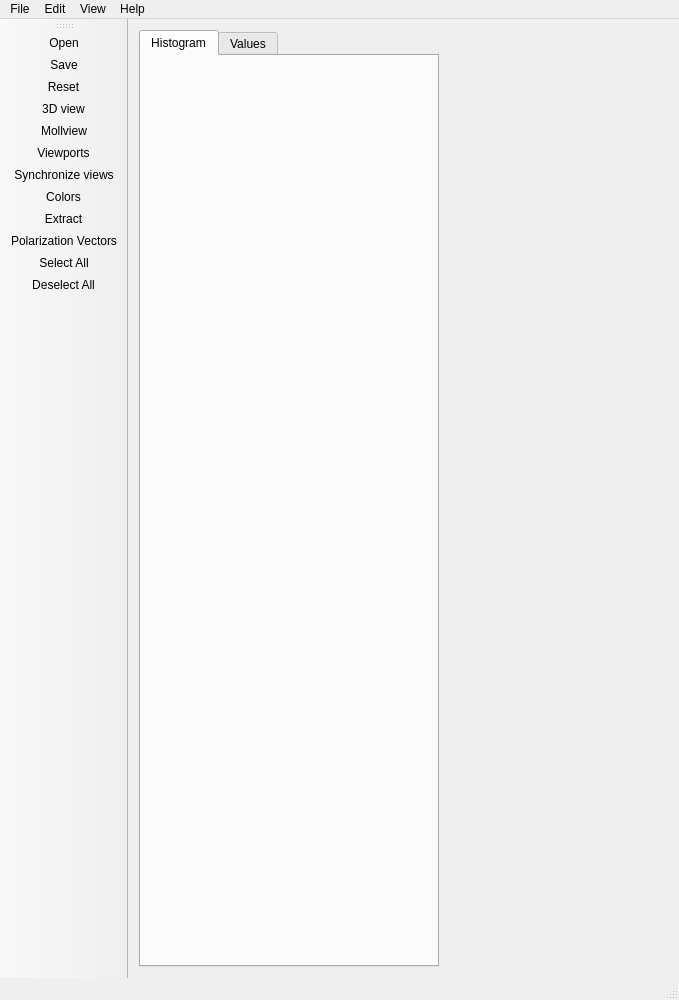
<?xml version="1.0" encoding="UTF-8"?>
<ui version="4.0">
 <class>MainWindow</class>
 <widget class="QMainWindow" name="MainWindow">
  <property name="geometry">
   <rect>
    <x>0</x>
    <y>0</y>
    <width>679</width>
    <height>1000</height>
   </rect>
  </property>
  <property name="minimumSize">
   <size>
    <width>0</width>
    <height>0</height>
   </size>
  </property>
  <property name="windowTitle">
   <string>Healpix Viewer</string>
  </property>
  <property name="windowIcon">
   <iconset resource="icons.qrc">
    <normaloff>:/images/icons/3dview.gif</normaloff>:/images/icons/3dview.gif</iconset>
  </property>
  <widget class="QWidget" name="centralWidget">
   <property name="sizePolicy">
    <sizepolicy hsizetype="Expanding" vsizetype="Expanding">
     <horstretch>0</horstretch>
     <verstretch>0</verstretch>
    </sizepolicy>
   </property>
   <property name="styleSheet">
    <string notr="true"/>
   </property>
   <layout class="QVBoxLayout" name="verticalLayout">
    <item>
     <widget class="QSplitter" name="splitter">
      <property name="sizePolicy">
       <sizepolicy hsizetype="Expanding" vsizetype="Expanding">
        <horstretch>0</horstretch>
        <verstretch>0</verstretch>
       </sizepolicy>
      </property>
      <property name="minimumSize">
       <size>
        <width>0</width>
        <height>0</height>
       </size>
      </property>
      <property name="lineWidth">
       <number>0</number>
      </property>
      <property name="orientation">
       <enum>Qt::Horizontal</enum>
      </property>
      <property name="opaqueResize">
       <bool>true</bool>
      </property>
      <property name="childrenCollapsible">
       <bool>true</bool>
      </property>
      <widget class="QTabWidget" name="tabWidget">
       <property name="sizePolicy">
        <sizepolicy hsizetype="Expanding" vsizetype="Expanding">
         <horstretch>2</horstretch>
         <verstretch>0</verstretch>
        </sizepolicy>
       </property>
       <property name="minimumSize">
        <size>
         <width>200</width>
         <height>0</height>
        </size>
       </property>
       <property name="maximumSize">
        <size>
         <width>300</width>
         <height>16777215</height>
        </size>
       </property>
       <property name="baseSize">
        <size>
         <width>100</width>
         <height>0</height>
        </size>
       </property>
       <property name="currentIndex">
        <number>0</number>
       </property>
       <widget class="QWidget" name="histogramTab">
        <property name="sizePolicy">
         <sizepolicy hsizetype="Expanding" vsizetype="Expanding">
          <horstretch>0</horstretch>
          <verstretch>0</verstretch>
         </sizepolicy>
        </property>
        <property name="maximumSize">
         <size>
          <width>300</width>
          <height>16777215</height>
         </size>
        </property>
        <attribute name="title">
         <string>Histogram</string>
        </attribute>
        <widget class="HistogramWidget" name="histogramControl" native="true">
         <property name="enabled">
          <bool>true</bool>
         </property>
         <property name="geometry">
          <rect>
           <x>0</x>
           <y>0</y>
           <width>300</width>
           <height>131</height>
          </rect>
         </property>
         <property name="sizePolicy">
          <sizepolicy hsizetype="Expanding" vsizetype="Expanding">
           <horstretch>0</horstretch>
           <verstretch>0</verstretch>
          </sizepolicy>
         </property>
         <property name="minimumSize">
          <size>
           <width>0</width>
           <height>0</height>
          </size>
         </property>
         <property name="maximumSize">
          <size>
           <width>300</width>
           <height>16777215</height>
          </size>
         </property>
         <property name="styleSheet">
          <string notr="true"/>
         </property>
        </widget>
       </widget>
       <widget class="QWidget" name="valuesTab">
        <property name="maximumSize">
         <size>
          <width>300</width>
          <height>16777215</height>
         </size>
        </property>
        <attribute name="title">
         <string>Values</string>
        </attribute>
       </widget>
      </widget>
     </widget>
    </item>
   </layout>
  </widget>
  <widget class="QMenuBar" name="menuBar">
   <property name="geometry">
    <rect>
     <x>0</x>
     <y>0</y>
     <width>679</width>
     <height>25</height>
    </rect>
   </property>
   <widget class="QMenu" name="menuFile">
    <property name="title">
     <string>File</string>
    </property>
    <addaction name="actionExit"/>
   </widget>
   <widget class="QMenu" name="menuEdit">
    <property name="title">
     <string>Edit</string>
    </property>
   </widget>
   <widget class="QMenu" name="menuView">
    <property name="title">
     <string>View</string>
    </property>
   </widget>
   <widget class="QMenu" name="menuAbout">
    <property name="title">
     <string>Help</string>
    </property>
    <addaction name="actionAbout"/>
   </widget>
   <addaction name="menuFile"/>
   <addaction name="menuEdit"/>
   <addaction name="menuView"/>
   <addaction name="menuAbout"/>
  </widget>
  <widget class="QStatusBar" name="statusBar"/>
  <widget class="QToolBar" name="toolBar">
   <property name="sizePolicy">
    <sizepolicy hsizetype="Fixed" vsizetype="Preferred">
     <horstretch>0</horstretch>
     <verstretch>0</verstretch>
    </sizepolicy>
   </property>
   <property name="minimumSize">
    <size>
     <width>40</width>
     <height>300</height>
    </size>
   </property>
   <property name="windowTitle">
    <string>ToolBar</string>
   </property>
   <property name="autoFillBackground">
    <bool>false</bool>
   </property>
   <attribute name="toolBarArea">
    <enum>LeftToolBarArea</enum>
   </attribute>
   <attribute name="toolBarBreak">
    <bool>false</bool>
   </attribute>
   <addaction name="actionOpen"/>
   <addaction name="actionSave"/>
   <addaction name="actionReset"/>
   <addaction name="action3Dview"/>
   <addaction name="actionMollview"/>
   <addaction name="actionViewports"/>
   <addaction name="actionSynchronize"/>
   <addaction name="actionColors"/>
   <addaction name="actionExtract"/>
   <addaction name="actionPolarizationVectors"/>
   <addaction name="actionSelectAll"/>
   <addaction name="actionDeselectAll"/>
  </widget>
  <action name="actionAbout">
   <property name="text">
    <string>About</string>
   </property>
   <property name="toolTip">
    <string>&amp;About</string>
   </property>
  </action>
  <action name="actionExit">
   <property name="text">
    <string>Exit</string>
   </property>
   <property name="toolTip">
    <string>&amp;Exit</string>
   </property>
  </action>
  <action name="actionOpen">
   <property name="text">
    <string>Open</string>
   </property>
   <property name="toolTip">
    <string>&amp;Open Map</string>
   </property>
  </action>
  <action name="actionSave">
   <property name="text">
    <string>Save</string>
   </property>
   <property name="toolTip">
    <string>&amp;Save</string>
   </property>
  </action>
  <action name="actionReset">
   <property name="text">
    <string>Reset</string>
   </property>
   <property name="toolTip">
    <string>&amp;Reset Views</string>
   </property>
  </action>
  <action name="action3Dview">
   <property name="icon">
    <iconset resource="icons.qrc">
     <normaloff>:/images/icons/3dview.gif</normaloff>:/images/icons/3dview.gif</iconset>
   </property>
   <property name="text">
    <string>3D view</string>
   </property>
   <property name="toolTip">
    <string>&amp;Switch to 3D</string>
   </property>
  </action>
  <action name="actionMollview">
   <property name="icon">
    <iconset resource="icons.qrc">
     <normaloff>:/images/icons/mollview.gif</normaloff>:/images/icons/mollview.gif</iconset>
   </property>
   <property name="text">
    <string>Mollview</string>
   </property>
   <property name="toolTip">
    <string>&amp;Switch to Mollview</string>
   </property>
  </action>
  <action name="actionViewports">
   <property name="icon">
    <iconset resource="icons.qrc">
     <normaloff>:/images/icons/viewports.gif</normaloff>:/images/icons/viewports.gif</iconset>
   </property>
   <property name="text">
    <string>Viewports</string>
   </property>
   <property name="toolTip">
    <string>&amp;Choose Viewports</string>
   </property>
  </action>
  <action name="actionSynchronize">
   <property name="checkable">
    <bool>true</bool>
   </property>
   <property name="icon">
    <iconset resource="icons.qrc">
     <normaloff>:/images/icons/sync.gif</normaloff>:/images/icons/sync.gif</iconset>
   </property>
   <property name="text">
    <string>Synchronize views</string>
   </property>
   <property name="toolTip">
    <string>&amp;Synchronize views</string>
   </property>
  </action>
  <action name="actionColors">
   <property name="checkable">
    <bool>true</bool>
   </property>
   <property name="icon">
    <iconset resource="icons.qrc">
     <normaloff>:/images/icons/colormap.gif</normaloff>:/images/icons/colormap.gif</iconset>
   </property>
   <property name="text">
    <string>Colors</string>
   </property>
   <property name="toolTip">
    <string>&amp;Select colors</string>
   </property>
  </action>
  <action name="actionExtract">
   <property name="icon">
    <iconset resource="icons.qrc">
     <normaloff>:/images/icons/extract.gif</normaloff>:/images/icons/extract.gif</iconset>
   </property>
   <property name="text">
    <string>Extract</string>
   </property>
   <property name="toolTip">
    <string>&amp;Extract ROI</string>
   </property>
  </action>
  <action name="actionSelectAll">
   <property name="icon">
    <iconset resource="icons.qrc">
     <normaloff>:/images/icons/selectall.gif</normaloff>:/images/icons/selectall.gif</iconset>
   </property>
   <property name="text">
    <string>Select All</string>
   </property>
   <property name="toolTip">
    <string>&amp;Select All Viewports</string>
   </property>
  </action>
  <action name="actionDeselectAll">
   <property name="icon">
    <iconset resource="icons.qrc">
     <normaloff>:/images/icons/deselectall.gif</normaloff>:/images/icons/deselectall.gif</iconset>
   </property>
   <property name="text">
    <string>Deselect All</string>
   </property>
   <property name="toolTip">
    <string>&amp;Deselect All</string>
   </property>
  </action>
  <action name="actionPolarizationVectors">
   <property name="checkable">
    <bool>true</bool>
   </property>
   <property name="icon">
    <iconset resource="icons.qrc">
     <normaloff>:/images/icons/polvectors.gif</normaloff>:/images/icons/polvectors.gif</iconset>
   </property>
   <property name="text">
    <string>Polarization Vectors</string>
   </property>
   <property name="toolTip">
    <string>&amp;Show/Hide Polarization Vectors</string>
   </property>
  </action>
 </widget>
 <layoutdefault spacing="6" margin="11"/>
 <customwidgets>
  <customwidget>
   <class>HistogramWidget</class>
   <extends>QWidget</extends>
   <header>histogramwidget.h</header>
   <container>1</container>
  </customwidget>
 </customwidgets>
 <resources>
  <include location="icons.qrc"/>
 </resources>
 <connections/>
</ui>
